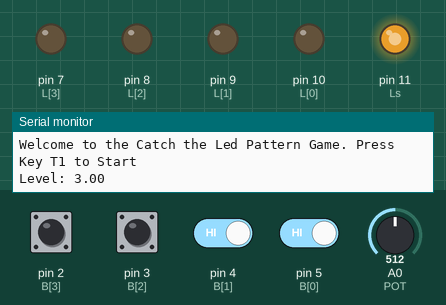
Recording of a sketch running on a simulated Arduino Uno, built with avr-gcc and run on an emulated ATmega328P. Parts: output pins drawn as LEDs (lit = HIGH), the last lines printed to the serial monitor. The test bench sets the inputs (shaded band); at power-on: pin 2 (B[3]), pin 3 (B[2]), pin 4 (B[1]), pin 5 (B[0]) HIGH, A0 (POT) = 512. Random numbers use the default seed unless the sketch sets one.

Above: at 1.26 s.
1.3 s: pin 5 (B[0]) driven LOW
At 2.0 s:
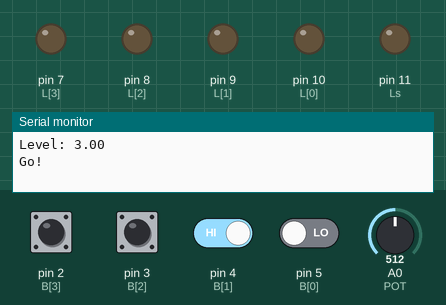
2.8 s: pin 5 (B[0]) driven HIGH
At 5.64 s:
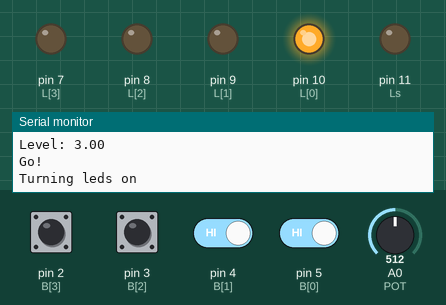
5.8 s: pin 4 (B[1]) driven LOW
At 6.1 s:
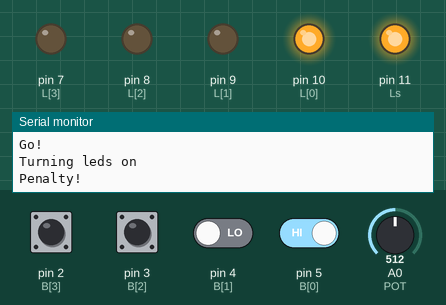
Timing chart, 0 to 12.3 s (numbered marks = the images above; inputs shaded):
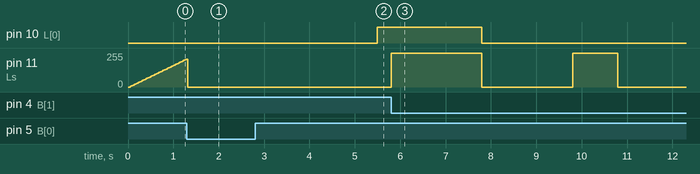

The sketch:

game.ino
```cpp
/*
ASSIGNMENT 1 - 2022/2023

Salvatore Antonio Addimando 0000970539 - salvatore.addimando@studio.unibo.it
Benedetta Pacilli 0000975296 - benedetta.pacilli@studio.unibo.it
Valentina Pieri 0000974789 - valentina.pieri5@studio.unibo.it
*/
#include <avr/sleep.h>
#include "EnableInterrupt.h"

#define FADE_DELAY 30
#define INITIAL_DELAY 10000000
const int Ls = 11;
const int L[] = {10, 9, 8, 7};
const int B[] = {5, 4, 3, 2};
const int POT = A0;
int T[] = {0, 6000, 6000};
float F = 1;
bool initPhase = true;
bool initMessagePrinted = false;
int brightness = 0;
int fadeStep = 5;
bool sleeping = false;
bool timerInitialized = false;
long startTime = millis();
bool beingPressed = false;
int score = 0;
int penalties = 0;

void fadeRed()
{
    analogWrite(Ls, brightness);

    brightness += fadeStep;

    if (brightness == 0 || brightness == 255)
    {
        fadeStep = -fadeStep;
    }

    delay(FADE_DELAY);
}

void initInitialState()
{
    initPhase = true;
    initMessagePrinted = false;
    brightness = 0;
    fadeStep = 5;
    sleeping = false;
    timerInitialized = false;
    startTime = millis();
    beingPressed = false;
    score = 0;
    penalties = 0;
    F = 1;
}

bool isStartButtonPressed()
{
    return digitalRead(B[0]) == LOW;
}

bool isAButtonPressed()
{
    return digitalRead(B[0]) == LOW || digitalRead(B[1]) == LOW || digitalRead(B[2]) == LOW || digitalRead(B[3]) == LOW;
}

void givePoint()
{
    score++;
    Serial.print("New point! Score: ");
    Serial.println(score);
    F += 0.05;
}

void givePenalty()
{
    penalties++;
    Serial.println("Penalty!");
    digitalWrite(Ls, HIGH);
    delay(1000);
    digitalWrite(Ls, LOW);
    if (penalties >= 3)
    {
        Serial.print("Game Over. Final Score: ");
        Serial.println(score);
        delay(10000);
        initInitialState();
    }
}

void deepSleep()
{
    sleeping = true;
    digitalWrite(Ls, LOW);
    delay(100);
    set_sleep_mode(SLEEP_MODE_PWR_DOWN);
    sleep_enable();
    sleep_mode();
    Serial.println("WAKING UP");
    sleep_disable();
    delay(1000);
    initInitialState();
}

bool patternChecker(int *pattern, int *userPattern)
{
    for (int i = 0; i < 4; i++)
    {
        if (pattern[i] != userPattern[i])
            return false;
    }

    return true;
}

void game()
{
    digitalWrite(Ls, LOW);
    Serial.println("Go!");
    delay(T[0]);
    int pattern[4];
    int userPattern[] = {0, 0, 0, 0};

    Serial.println("Turning leds on");
    int emptyPattern[] = {0, 0, 0, 0};
    do
    {
        for (int i = 0; i < 4; i++)
        {
            pattern[i] = random(0, 2);
        }
    } while (patternChecker(pattern, emptyPattern));

    for (int i = 0; i < 4; i++)
    {
        digitalWrite(L[i], pattern[i]);
    }

    long patternOnTime = millis();
    while (true)
    {
        if (millis() - patternOnTime > (T[1] / F))
            break;

        if (isAButtonPressed())
        {
            givePenalty();
            if (penalties >= 3)
                break;
        }
    }

    Serial.println("Turning leds off");
    for (int i = 0; i < 4; i++)
    {
        digitalWrite(L[i], LOW);
    }

    if (penalties >= 3)
        return;

    long startGameTime = millis();

    while (true)
    {
        if (millis() - startGameTime < T[2] / F)
        {
            for (int i = 0; i < 4; i++)
            {
                if (digitalRead(B[i]) == LOW)
                {
                    userPattern[i] = 1;
                }
            }
        }
        else
        {
            if (patternChecker(pattern, userPattern))
            {
                givePoint();
            }
            else
            {
                givePenalty();
            }
            break;
        }
    }
}

void voidFunction()
{
}

void setup()
{
    Serial.begin(9600);
    pinMode(Ls, OUTPUT);
    for (int i = 0; i < 4; i++)
    {
        pinMode(L[i], OUTPUT);
        pinMode(B[i], INPUT);
        enableInterrupt(B[i], voidFunction, RISING);
    }
    pinMode(POT, INPUT);
    randomSeed(analogRead(0));
    T[0] = random(3000, 7000);
}

void loop()
{
    if (initPhase)
    {
        if (millis() - startTime > 10000)
        {
            Serial.println("GOING TO SLEEP");
            deepSleep();
        }
        fadeRed();
        if (!initMessagePrinted)
        {
            Serial.println("Welcome to the Catch the Led Pattern Game. Press Key T1 to Start");
            initMessagePrinted = true;
        }

        int potentioMeterValue = analogRead(POT);
        int oldF = F;
        F = ceil(potentioMeterValue / 255.75);
        if (F == 0)
        {
            F = 1;
        }

        if (F != oldF)
        {
            Serial.print("Level: ");
            Serial.println(F);
        }

        bool buttonPressed = isStartButtonPressed();

        if (buttonPressed && !beingPressed)
        {
            beingPressed = true;
            initPhase = false;
        }
        else if (!buttonPressed)
        {
            beingPressed = false;
        }
    }
    else
    {
        game();
    }
}
```
